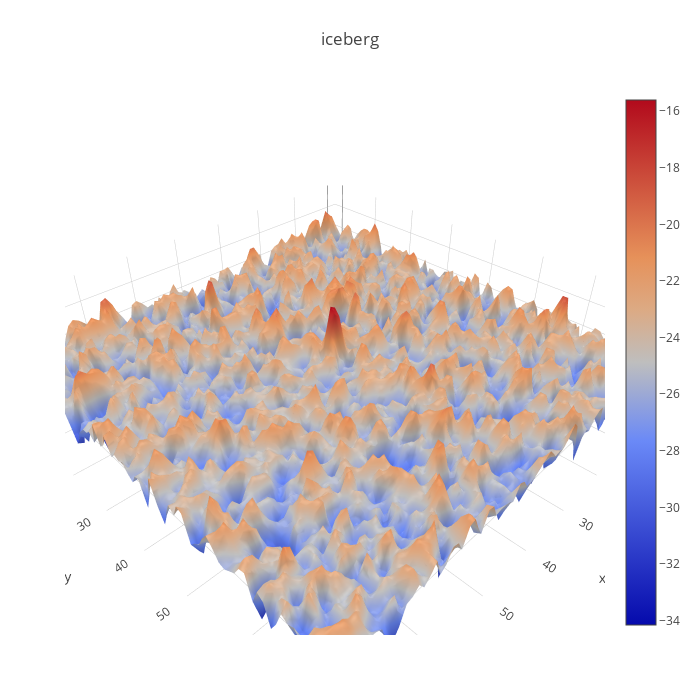

Notebook source saved alongside this figure:
### Code cell
plotmy3d(x_train[2,1,:,:], 'iceberg')

### Figure 1 — Plotly figure (JSON) as saved in the notebook; plotly's stock layout.template omitted (floating-point values rounded to 4 significant figures; data arrays with more than 128 entries replaced by an {"elided": "..."} marker saying what was removed)
{"data": [{"type": "surface", "z": {"elided": "75x75 float values"}}], "layout": {"autosize": false, "height": 700, "margin": {"b": 65, "l": 65, "r": 50, "t": 90}, "title": "iceberg", "width": 700}}
